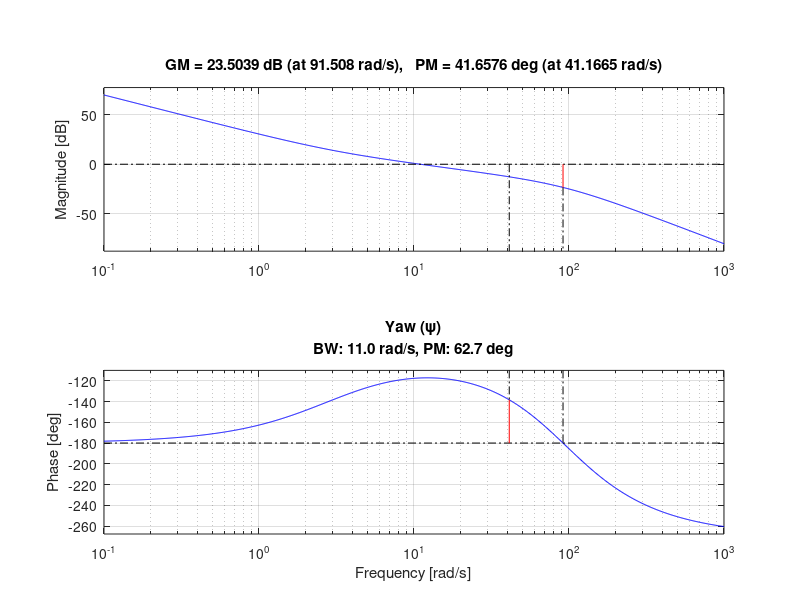

MATLAB code for this plot: (Note: this script raises an error after producing the figure.)
%% ANALISI COMPLETA STABILITÀ VTOL
% Architettura: 
% - Hover: Inner (Roll, Pitch, Yaw) / Outer (Z, X, Y)
% - Cruise: Inner (Roll, Pitch, Yaw) / Outer (Z, Vx)

clear all; close all; clc;

%% 1. PARAMETRI DEL SISTEMA
m = 6.7;      % massa UAV VTOL (Kg)  
g = 9.8;    % costante gravitazionele (m/s^2)
k = 7*(10^-5);      % coeff. thrust rotori
rho = 1.225;    % densità dell'aria (kg/m^3)
ala_y = 0.4;
ala_x = 0.15;
s = ala_x * ala_y;      % superficie alare (m^2) 
v_air = 25;   % velocità relativa alla superficie alare (m/s) lungo x
v_limite = 13.89; % -> 50km/h
b = 0.005*k; % rapporto tra momento torcente e forza del rotore
Ixx = 0.237;
Iyy = 0.244;
Izz = 0.468;

% Geometria (per Cruise)
d_ty = 0;  % assumo il tail rotor posto sull'asse X_body
d_tz = 0;

d_my = (1/2)*ala_y;
d_mz = 0;

d_mx = 0.6;
d_tx = -1.2;

T_hover = m*g;      % Spinta totale hovering/cruise

% Attuatori (Motori/Servi)
wn = 2*pi*15;       % 94.2 rad/s
zeta = 0.9;
s = tf('s');
G_act = wn^2 / (s^2 + 2*zeta*wn*s + wn^2);

%% ==========================================
%% DEFINIZIONE LOOP (HOVER)
%% ==========================================

% --- HOVER INNER (Assetto) ---
% 1. Roll (PD)
Kp_h_phi = 40; Kd_h_phi = 8;
C_h_phi = Kp_h_phi + Kd_h_phi*s;
L_h_phi = C_h_phi * G_act * (1/(Ixx*s^2));
W_cl_phi = L_h_phi / (1 + L_h_phi); 

% 2. Pitch (PD)
Kp_h_th = 40; Kd_h_th = 8; 
C_h_th = Kp_h_th + Kd_h_th*s;
L_h_th = C_h_th * G_act * (1/(Iyy*s^2));
W_cl_th = L_h_th / (1 + L_h_th);    

% 3. Yaw (PD)
Kp_h_psi = 15; Kd_h_psi = 5;
C_h_psi = Kp_h_psi + Kd_h_psi*s;
L_h_psi = C_h_psi * G_act * (1/(Izz*s^2));

% --- HOVER OUTER (Posizione) ---
% 4. Quota Z (PD eq)
lam_z=2.5; K_z=60; Phi_z=0.8;
Kp_eq_z = K_z*lam_z/Phi_z; Kd_eq_z = m*lam_z + K_z/Phi_z;
C_h_z = Kp_eq_z + Kd_eq_z*s;
L_h_z = C_h_z * G_act * (1/(m*s^2));

% 5. Posizione X (PD eq)
lam_x=5; K_x=15; Phi_x=1.0; 
Kp_eq_x = K_x*lam_x/Phi_x; Kd_eq_x = m*lam_x + K_x/Phi_x;
C_h_x = Kp_eq_x + Kd_eq_x*s; 
L_h_x = C_h_x * (1/m) * W_cl_th * (1/s^2); 

% 6. Posizione Y (PD eq)
lam_y=7; K_y=20; Phi_y=3.0;
Kp_eq_y = K_y*lam_y/Phi_y; Kd_eq_y = m*lam_y + K_y/Phi_y;
C_h_y = Kp_eq_y + Kd_eq_y*s;
L_h_y = C_h_y * (1/m) * W_cl_phi * (1/s^2);

%% ==========================================
%% DEFINIZIONE LOOP (CRUISE)
%% ==========================================

% --- CRUISE INNER (Assetto) ---
% 7. Roll (PD)
Kp_c_phi = 4.0; Kd_c_phi = 0.8;
C_c_phi = Kp_c_phi + Kd_c_phi*s;
Gain_geo_phi = (T_hover * d_my) / Ixx;
L_c_phi = C_c_phi * G_act * (Gain_geo_phi / s^2);

% 8. Pitch (PD)
Kp_c_th = 2.0; Kd_c_th = 0.5;
C_c_th = Kp_c_th + Kd_c_th*s;
Gain_geo_th = (T_hover * d_mx) / Iyy;
L_c_th = C_c_th * G_act * (Gain_geo_th / s^2);
W_cl_c_th = L_c_th / (1 + L_c_th);

% 9. Yaw (PD)
Kp_c_psi = 3.0; Kd_c_psi = 1.2;
C_c_psi = Kp_c_psi + Kd_c_psi*s;
Gain_geo_psi = (T_hover * d_my) / Izz;
L_c_psi = C_c_psi * G_act * (Gain_geo_psi / s^2);

% --- CRUISE OUTER (Navigazione) ---
% 10. Quota Z (PD)
Kp_c_z = 4.0; Kd_c_z = 6.0;
C_c_z = Kp_c_z + Kd_c_z*s;
L_c_z = C_c_z * G_act * (1/(m*s^2));

% 11. Velocità Vx (PI)
Kp_c_v = 8.0; Ki_c_v = 4.0;
C_c_v = Kp_c_v + Ki_c_v/s;
L_c_v = C_c_v * W_cl_c_th * (g/s);

%% ==========================================
%% PLOTTING (4 FIGURE)
%% ==========================================

% --- FIGURA 1: HOVER INNER (Assetto) ---
figure('Name', '1. HOVER - INNER LOOPS', 'Color', 'w', 'Position', [50, 50, 1000, 600]);
loops = {L_h_phi, L_h_th, L_h_psi};
titles = {'Roll (\phi)', 'Pitch (\theta)', 'Yaw (\psi)'};
for i=1:3
    subplot(1, 3, i);
    [Gm, Pm, Wcg, Wcp] = margin(loops{i});
    if isnan(Wcp); Wcp=0; end
    margin(loops{i}, 'b'); grid on;
    title(sprintf('%s\nBW: %.1f rad/s, PM: %.1f deg', titles{i}, Wcp, Pm), 'FontSize', 11, 'FontWeight', 'bold');
end
sgtitle('HOVER: Anelli Interni (Assetto)', 'FontSize', 14);

% --- FIGURA 2: HOVER OUTER (Posizione) ---
figure('Name', '2. HOVER - OUTER LOOPS', 'Color', 'w', 'Position', [100, 100, 1000, 600]);
loops = {L_h_z, L_h_x, L_h_y};
titles = {'Quota (Z)', 'Longitudinale (X)', 'Laterale (Y)'};
for i=1:3
    subplot(1, 3, i);
    [Gm, Pm, Wcg, Wcp] = margin(loops{i});
    if isnan(Wcp); Wcp=0; end
    margin(loops{i}, 'r'); grid on;
    title(sprintf('%s\nBW: %.1f rad/s, PM: %.1f deg', titles{i}, Wcp, Pm), 'FontSize', 11, 'FontWeight', 'bold');
end
sgtitle('HOVER: Anelli Esterni (Posizione)', 'FontSize', 14);

% --- FIGURA 3: CRUISE INNER (Assetto) ---
figure('Name', '3. CRUISE - INNER LOOPS', 'Color', 'w', 'Position', [150, 150, 1000, 600]);
loops = {L_c_phi, L_c_th, L_c_psi};
titles = {'Roll Cruise (\phi)', 'Pitch Cruise (\theta)', 'Yaw Cruise (\psi)'};
for i=1:3
    subplot(1, 3, i);
    [Gm, Pm, Wcg, Wcp] = margin(loops{i});
    if isnan(Wcp); Wcp=0; end
    margin(loops{i}, 'g'); grid on;
    title(sprintf('%s\nBW: %.1f rad/s, PM: %.1f deg', titles{i}, Wcp, Pm), 'FontSize', 11, 'FontWeight', 'bold');
end
sgtitle('CRUISE: Anelli Interni (Assetto)', 'FontSize', 14);

% --- FIGURA 4: CRUISE OUTER (Navigazione) ---
figure('Name', '4. CRUISE - OUTER LOOPS', 'Color', 'w', 'Position', [200, 200, 800, 600]);
loops = {L_c_z, L_c_v};
titles = {'Quota Cruise (Z)', 'Velocità (Vx)'};
for i=1:2
    subplot(1, 2, i);
    [Gm, Pm, Wcg, Wcp] = margin(loops{i});
    if isnan(Wcp); Wcp=0; end
    margin(loops{i}, 'm'); grid on;
    title(sprintf('%s\nBW: %.1f rad/s, PM: %.1f deg', titles{i}, Wcp, Pm), 'FontSize', 11, 'FontWeight', 'bold');
end
sgtitle('CRUISE: Anelli Esterni (Navigazione)', 'FontSize', 14);

fprintf('Generazione completata: 4 Figure create.\n');
